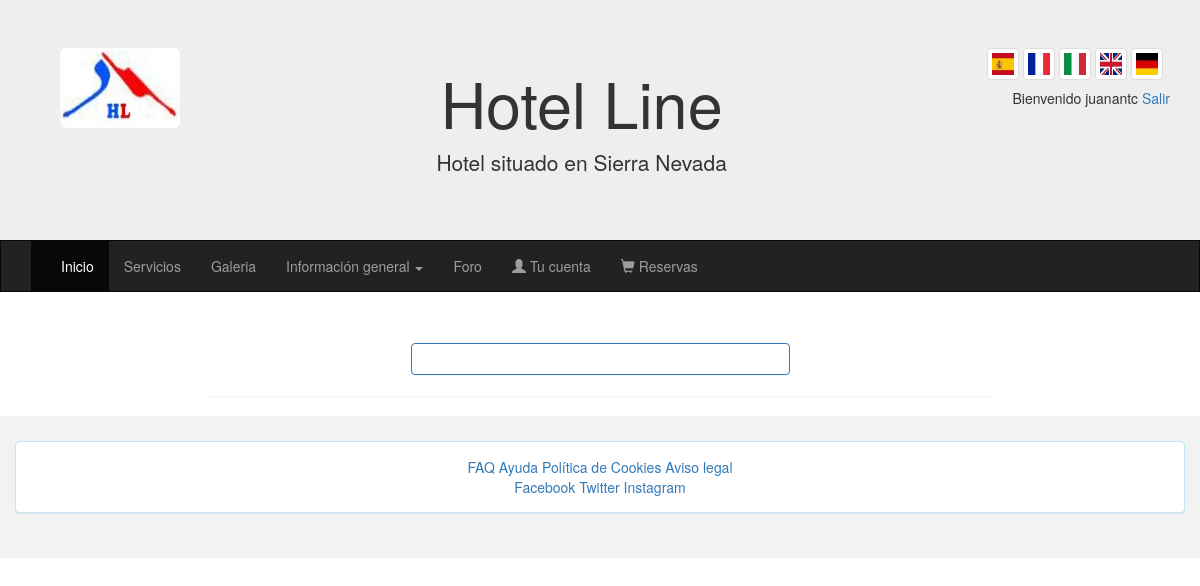
Page /hotel/reservas (signed in) on the earlier database version.
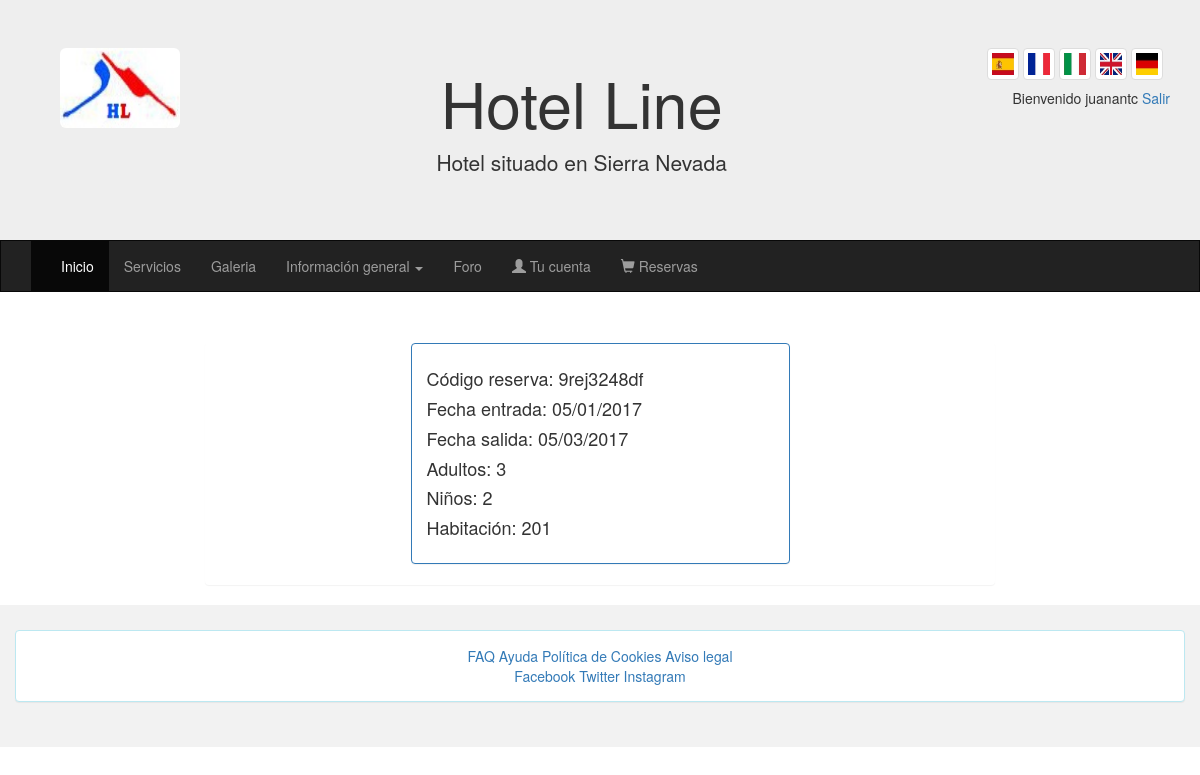
Same page on the later database version.
### hotel/models.py (models this page shows, shortened)
class Reservas(models.Model):
    id_reserva = models.AutoField(primary_key=True)
    fecha_e = models.CharField(max_length=10)
    fecha_s = models.CharField(max_length=10)
    habitacion = models.CharField(max_length=3,default=0)
    usuario = models.CharField(max_length=9)
    adultos = models.IntegerField(default=0)
    ninos = models.IntegerField(default=0)

### hotel/views.py (the view)
def reservas(request):
    form = login_form()
    context = {'form': form}
    context['Reservas'] = Reservas.objects.all()[:1]
    if request.user.is_authenticated():
        context['mensaje'] =  u'Bienvenido %s' % (request.user)
        return render(request,'hotel/reservas.html',context)
    return render(request,'hotel/index.html')

### hotel/templates/hotel/reservas.html (shortened to what this page needs)
{% extends "hotel/base.html" %}
{% load static %}
  {% block container %}
    {% if user.is_authenticated %}
    <div class="row">
      <div class="col-md-2"></div>
      <div class="col-md-8">
        <div class="panel">
          <div class="row">
            <div class="col-md-3"></div>
            <div class="col-md-6">
              <div class="panel panel-primary">
                <div class="panel-body">
                  {% for reserva in Reservas %}
                    <h4>Código reserva: 9rej3248df<h4>
                    <h4>Fecha entrada: {{ reserva.fecha_e }}<h4>
                    <h4>Fecha salida: {{ reserva.fecha_s }}<h4>
                    <h4>Adultos: {{ reserva.adultos }}<h4>
                    <h4>Niños: {{ reserva.ninos }}<h4>
                    <h4>Habitación: {{ reserva.habitacion }}<h4>
                  {% endfor%}
                </div>
              </div>
            </div>
            <div class="col-md-3"></div>
          </div>
        </div>
      </div>
      <div class="col-md-2"></div>
    </div>
    {% endif %}
  {% endblock %}

### hotel/templates/hotel/base.html (shortened to what this page needs)
{% load static %}
<head>
  <link rel="stylesheet" href="https://maxcdn.bootstrapcdn.com/bootstrap/3.3.7/css/bootstrap.min.css">
  <link rel="stylesheet" href="http://code.jquery.com/ui/1.12.1/themes/base/jquery-ui.css">
  <link rel="stylesheet" href="http://jqueryui.com/resources/demos/style.css">
  <link rel="stylesheet" href="{% static "hotel/css/main.css" %}">
</head>
<body>
  <div class="jumbotron">
    <div class="container text-center">
      <div class="col-md-10">
        <div class="col-md-2">
          <img src="{% static "hotel/img/logo.jpg" %}" class="img-responsive img-rounded" style="width:120px; height:80px">
        </div>
        <div class="col-md-10">
          <h1>Hotel Line</h1>
          <p>Hotel situado en Sierra Nevada</p>
        </div>
      </div>
      <div class="col-md-2">
        <div class="row">
          <img class="img-thumbnail" src="{% static "hotel/img/spain.png" %}" style="width:32px; height:32px"/>
          <img class="img-thumbnail" src="{% static "hotel/img/france.png" %}" style="width:32px; height:32px"/>
          <img class="img-thumbnail" src="{% static "hotel/img/italy.png" %}" style="width:32px; height:32px"/>
          <img class="img-thumbnail" src="{% static "hotel/img/england.png" %}" style="width:32px; height:32px"/>
          <img class="img-thumbnail" src="{% static "hotel/img/germany.png" %}" style="width:32px; height:32px"/>
        </div>
        <div class="row">
          {% if user.is_authenticated %}
            <div class="navbar-form navbar-right">
              <div> {{ mensaje }} <a href="/hotel/logout">Salir</a> </div>
            </div>
          {% else %}
              <a href="#" data-toggle="modal" data-target="#login-modal">Entrar</a>
          {% endif %}
        </div>
      </div>
    </div>
  </div>
  <nav class="navbar navbar-inverse">
    <div class="container-fluid">
      <div class="navbar-header">
        <a class="navbar-brand" href="#></a>
      </div>
      <div class="collapse navbar-collapse" id="myNavbar">
        <ul class="nav navbar-nav">
          <li class="active"><a href="/hotel">Inicio</a></li>
          <li><a href="/hotel/servicios">Servicios</a></li>
          <li><a href="/hotel/galeria">Galeria</a></li>
          <li class="dropdown">
            <a class="dropdown-toggle" data-toggle="dropdown" role="button" aria-haspopup="true" aria-expanded="false">Información general <span class="caret"></span></a>
          </li>
          <li><a href="/hotel/foro">Foro</a></li>
        </ul>
        <ul class="nav navbar-nav navbar-right">
          <li><a href="#"><span class="glyphicon glyphicon-user"></span> Tu cuenta</a></li>
          <li><a href="/hotel/reservas"><span class="glyphicon glyphicon-shopping-cart"></span> Reservas</a></li>
        </ul>
      </div>
    </div>
  </nav>
  {% block container %}
  {% endblock %}
  <footer class="container-fluid text-center">
    <div class="panel panel-info">
      <div class="panel-body">
        <div class="row">
          <a>FAQ</a>
          <a>Ayuda</a>
          <a>Política de Cookies</a>
          <a>Aviso legal</a>
        </div>
        <div class="row">
          <a>Facebook</a>
          <a>Twitter</a>
          <a>Instagram</a>
        </div>
      </div>
    </div>
  </footer>
</body>

### hotel/static/hotel/css/main.css (style rules this page uses)
.navbar { margin-bottom: 50px; border-radius: 0; }
.jumbotron { margin-bottom: 0; }
footer { background-color: #f2f2f2; padding: 25px; }

Differences in the rows shown:
added Reservas: fecha_e "05/01/2017", fecha_s "05/03/2017", adultos "3", ninos "2", habitacion "201"
